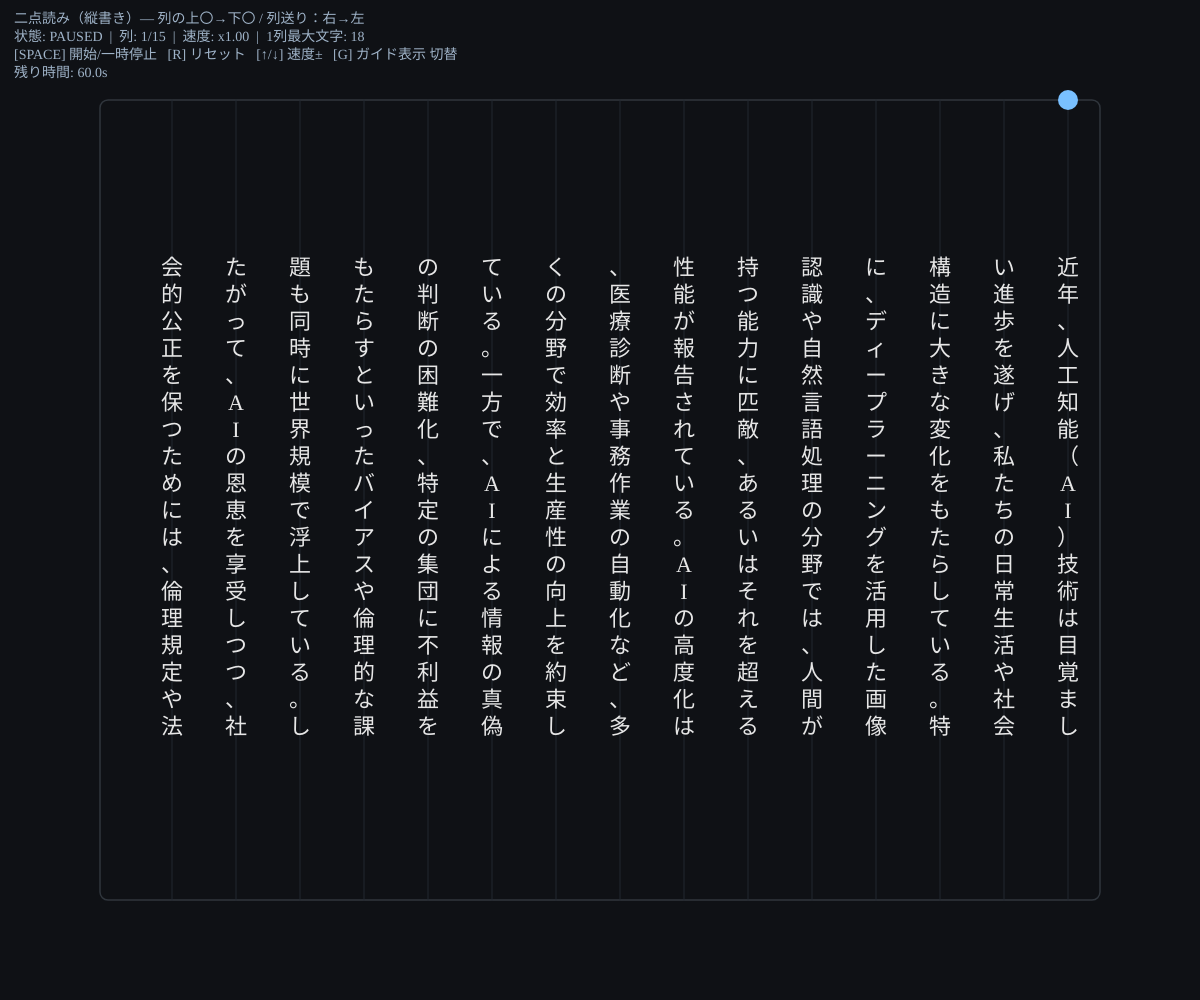
Frame 1 (no input)
Frame 60 (no input): identical to frame 1, image omitted
Frame 120 (the mouse pressed at the canvas centre since frame 60): identical to frame 1, image omitted

The p5.js sketch that drew this single still picture (run headless with seeded random() and noise() and a simulated clock; from frame 60 on, the mouse is pressed at the canvas centre):

// p5.js sketch
// ── sketch.js
// === 二点読み（縦書き）+ 上限文字数で自動改行 ===
// 右 → 左へ列送り。各列は 上〇 → 下〇。長文は maxCharsPerCol で列分割。

// 元テキスト（長文でもOK）
let sourceTexts = [
  "近年、人工知能（AI）技術は目覚ましい進歩を遂げ、私たちの日常生活や社会構造に大きな変化をもたらしている。特に、ディープラーニングを活用した画像認識や自然言語処理の分野では、人間が持つ能力に匹敵、あるいはそれを超える性能が報告されている。AIの高度化は、医療診断や事務作業の自動化など、多くの分野で効率と生産性の向上を約束している。一方で、AIによる情報の真偽の判断の困難化、特定の集団に不利益をもたらすといったバイアスや倫理的な課題も同時に世界規模で浮上している。したがって、AIの恩恵を享受しつつ、社会的公正を保つためには、倫理規定や法整備を国際的に進めることが不可欠である。専門家は、AIの透明性（トランスペアレンシー）と説明責任（アカウンタビリティ）の確保が、市民の信頼を得る上での最重要課題だと指摘する。私たちは、AIを単なる道具としてではなく、社会の重要な一員と見なし、その可能性と危険性の両方を理解し、慎重に向き合っていく必要がある。"
  ];

// 自動分割後に描画へ使う配列（右から左へ並べる列の“中身”）
let textsWrapped = [];

let textOffsetY = +12.5; // ←文章全体の上下位置調整（正で下、負で上）

const SESSION_MS = 60_000; // ★セッション時間=1分
let elapsedMs = 0;         // 累積経過時間
let lastTick = 0;          // 前フレームの時刻（走行中のみ）


// レイアウト
let topMargin = 100;
let bottomMargin = 100;
let leftMargin = 100;
let rightMargin = 100;
let colGap = 64;   // 列間隔（横）
let charGap = 27;  // 縦の文字間隔
let dotR = 10;

// 時間制御（ミリ秒）
let startHold = 420;       // 列の上端〇の保持
let endHold = 420;         // 列の下端〇の保持
let interColDelay = 120;   // 次の列へ移る間
let speedFactor = 1.0;     // 小さいほど速い

// 状態
let colCount = 0;
let colIndex = 0;          // 0..colCount-1（右端が0）
let phase = "start";       // "start" | "end" | "gap"
let phaseStartedAt = 0;
let running = false;
let showGuides = true;

// 縦書き用
let uiFont = "system-ui, -apple-system, Segoe UI, Roboto, sans-serif";
let textFontFamily = "serif"; // 縦書きに合う書体
let maxCharsPerCol = 18;      // ★ 1列の最大文字数（[ / ]で変更）

function setup() {
  createCanvas(windowWidth, windowHeight);
  textFont(uiFont);
  wrapAllTexts();     // ★ 最初に自動分割
  computeCols();
  drawOnce();
}

function windowResized() {
  resizeCanvas(windowWidth, windowHeight);
  computeCols();
}

function computeCols() {
  const usableW = width - leftMargin - rightMargin;
  colCount = max(1, floor(usableW / colGap));
  colIndex = constrain(colIndex, 0, colCount - 1);
}

// ---------- テキスト分割 ----------
function splitLongText(str, maxChars) {
  const chunks = [];
  for (let i = 0; i < str.length; i += maxChars) {
    chunks.push(str.substring(i, i + maxChars));
  }
  return chunks;
}

function wrapAllTexts() {
  textsWrapped = [];
  for (const t of sourceTexts) {
    const parts = splitLongText(t.replace(/\s/g, ""), maxCharsPerCol); // 空白は除去して縦詰め
    textsWrapped.push(...parts);
  }
}

// ---------- メイン描画 ----------
function draw() {
  background("#0f1115");
  drawTextArea();
  if (showGuides) drawColGuides();

  // 文章（縦書き）を列ごとに描画（右→左）
  drawVerticalTexts();
  
  // タイマー更新（走行中だけ積算）
if (running) {
  const now = millis();
  elapsedMs += (now - lastTick);
  lastTick = now;

  // 1分到達で自動終了
  if (elapsedMs >= SESSION_MS) {
    elapsedMs = SESSION_MS;
    running = false;
    
  }
}


  // タイミング更新
  const now = millis();
  const startDur = startHold * speedFactor;
  const endDur   = endHold   * speedFactor;
  const gapDur   = interColDelay * speedFactor;

  if (running) {
    if (phase === "start" && now - phaseStartedAt >= startDur) {
      phase = "end"; phaseStartedAt = now;
    } else if (phase === "end" && now - phaseStartedAt >= endDur) {
      phase = "gap"; phaseStartedAt = now;
    } else if (phase === "gap" && now - phaseStartedAt >= gapDur) {
      colIndex = (colIndex + 1) % colCount;   // 左へ1列進む
      phase = "start"; phaseStartedAt = now;
    }
  }

  // 〇（上端→下端）
  const x = colX(colIndex);
  const yStart = topMargin;
  const yEnd   = height - bottomMargin;

  noStroke();
  fill("#79c0ff");
  if (phase === "start")      circle(x, yStart, dotR * 2);
  else if (phase === "end")   circle(x, yEnd,   dotR * 2);

  drawHUD();
}

function drawOnce() {
  background("#0f1115");
  drawTextArea();
  drawColGuides();
  drawVerticalTexts();
  drawHUD();
}

function drawTextArea() {
  noFill();
  stroke("#30363d");
  strokeWeight(1.5);
  rect(leftMargin, topMargin, width - leftMargin - rightMargin, height - topMargin - bottomMargin, 8);
}

function drawColGuides() {
  stroke("#222831");
  strokeWeight(1);
  for (let i = 0; i < colCount; i++) {
    const x = colX(i);
    line(x, topMargin, x, height - bottomMargin);
  }
}

function colX(i) {
  // 右端を i=0 として左へ colGap ずつ
  return width - rightMargin - (i * colGap) - colGap / 2;
}

function drawVerticalTexts() {
  fill(230);
  noStroke();
  textFont(textFontFamily);
  textSize(22);
  textAlign(CENTER, CENTER);

  // 右端列から順に textsWrapped を割り当てる
  const maxCols = min(textsWrapped.length, colCount);
  for (let i = 0; i < maxCols; i++) {
    const x = colX(i);
    drawVerticalText(textsWrapped[i], x);
  }
}

// 1列分の縦書き（中央揃え & 高さオーバー時は間隔を詰める）
function drawVerticalText(str, x) {
  const usableH = height - topMargin - bottomMargin;
  const total = str.length * charGap;
  const gap = total > usableH ? max(18, floor(usableH / max(1, str.length))) : charGap;
  const startY = topMargin + (usableH - (str.length * gap)) / 2 + textOffsetY;

for (let i = 0; i < str.length; i++) {
  text(str[i], x, startY + i * gap);
  }
}

function drawHUD() {
  noStroke();
  fill("#9fb3c8");
  textFont(uiFont);
  textSize(14);
  textAlign(LEFT, TOP);
  
  const remain = Math.max(0, SESSION_MS - elapsedMs);
const remainSec = (remain / 1000).toFixed(1);


  const status = running ? "RUNNING" : "PAUSED";
  const spd = (1 / speedFactor).toFixed(2);
  const info = [
    `二点読み（縦書き）— 列の上〇→下〇 / 列送り：右→左`,
    `状態: ${status}  |  列: ${colIndex + 1}/${colCount}  |  速度: x${spd}  |  1列最大文字: ${maxCharsPerCol}`,
    `[SPACE] 開始/一時停止   [R] リセット   [↑/↓] 速度±   [G] ガイド表示 切替`,
    `残り時間: ${remainSec}s`,

  ];

  let y = 12;
  for (const line of info) {
    text(line, 14, y);
    y += 18;
  }
}

function keyPressed() {
  if (key === " ") {
    running = !running;
    phaseStartedAt = millis();
    return false;
  }
	  if (key === "r" || key === "R") {
	  colIndex = 0;
	  phase = "start";
	  running = false;
	  phaseStartedAt = millis();
	  elapsedMs = 0;   
  }
  if (key === "g" || key === "G") showGuides = !showGuides;

  // 速度：↑で速く、↓で遅く（speedFactor は小さいほど速い）
  if (keyCode === UP_ARROW)   speedFactor = max(0.3, speedFactor - 0.1);
  if (keyCode === DOWN_ARROW) speedFactor = min(3.0, speedFactor + 0.1);



  // ★ 1列の最大文字数（自動再分割）
  if (key === "[") { maxCharsPerCol = max(6,  maxCharsPerCol - 1); wrapAllTexts(); }
  if (key === "]") { maxCharsPerCol = min(40, maxCharsPerCol + 1); wrapAllTexts(); }
  
  if (key === " ") {
  if (!running) {
    // 再開：直近の時刻を記録（ポーズ分はカウントしない）
    lastTick = millis();
    running = true;
  } else {
    // 一時停止
    running = false;
  }
  phaseStartedAt = millis();
  return false;
}
}

// ── text.html
<!doctype html>
<html lang="ja">
  <meta charset="utf-8" />
  <title>二点読み（縦書き）トレーニング</title>
  <meta name="viewport" content="width=device-width, initial-scale=1" />
  <script src="https://cdn.jsdelivr.net/npm/p5@1.9.2/lib/p5.min.js"></script>
  <script src="sketch.js"></script>
  <style>
    html,body{
      height:100%;
      margin:0;
      background:#0f1115;
      color:#eaeaea;
      font-family:system-ui, sans-serif;
    }
  </style>
</html>
